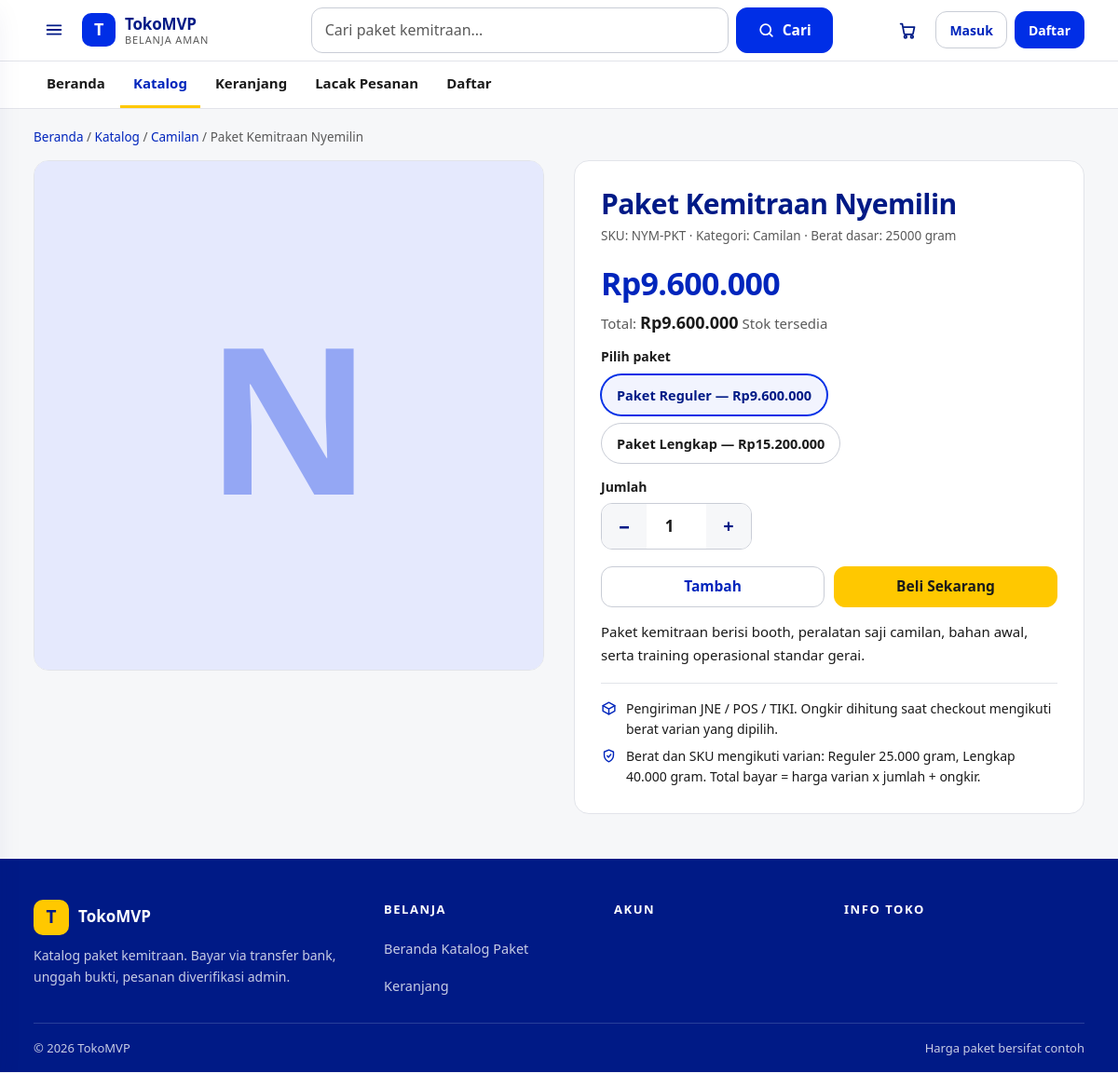
Page /products/paket-kemitraan-nyemilin on the committed database.
### tables this page shows
CREATE TABLE products (
  id INT UNSIGNED AUTO_INCREMENT PRIMARY KEY,
  category_id INT UNSIGNED NULL,
  name VARCHAR(200) NOT NULL,
  slug VARCHAR(220) NOT NULL,
  sku VARCHAR(80) NOT NULL,
  description TEXT NULL,
  price INT UNSIGNED NOT NULL DEFAULT 0 COMMENT 'IDR, harga dasar',
  compare_price INT UNSIGNED NULL,
  weight_gram INT UNSIGNED NOT NULL DEFAULT 0,
  status ENUM('draft','published','archived') NOT NULL DEFAULT 'draft',
  created_at DATETIME NOT NULL DEFAULT CURRENT_TIMESTAMP,
  updated_at DATETIME NOT NULL DEFAULT CURRENT_TIMESTAMP ON UPDATE CURRENT_TIMESTAMP,
  UNIQUE KEY uq_products_slug (slug),
  UNIQUE KEY uq_products_sku (sku),
  KEY idx_products_status (status),
  KEY idx_products_cat (category_id),
  FULLTEXT KEY ft_products (name, description),
  CONSTRAINT fk_prod_cat FOREIGN KEY (category_id) REFERENCES categories(id) ON DELETE SET NULL
);

CREATE TABLE categories (
  id INT UNSIGNED AUTO_INCREMENT PRIMARY KEY,
  name VARCHAR(120) NOT NULL,
  slug VARCHAR(150) NOT NULL,
  parent_id INT UNSIGNED NULL,
  created_at DATETIME NOT NULL DEFAULT CURRENT_TIMESTAMP,
  UNIQUE KEY uq_cat_slug (slug),
  CONSTRAINT fk_cat_parent FOREIGN KEY (parent_id) REFERENCES categories(id) ON DELETE SET NULL
);

CREATE TABLE product_variants (
  id INT UNSIGNED AUTO_INCREMENT PRIMARY KEY,
  product_id INT UNSIGNED NOT NULL,
  name VARCHAR(120) NOT NULL,
  sku VARCHAR(80) NOT NULL,
  price INT UNSIGNED NOT NULL DEFAULT 0,
  stock INT NOT NULL DEFAULT 0,
  weight_gram INT UNSIGNED NOT NULL DEFAULT 0,
  low_stock_threshold INT NOT NULL DEFAULT 5,
  status ENUM('active','inactive') NOT NULL DEFAULT 'active',
  UNIQUE KEY uq_variant_sku (sku),
  KEY idx_variant_product (product_id),
  CONSTRAINT fk_var_product FOREIGN KEY (product_id) REFERENCES products(id) ON DELETE CASCADE
);

### app/Controllers/StoreController.php (called while the page is built, shortened)
<?php
class StoreController
{
    private array $config;
    public function __construct()
    {
        $this->config = require Database::configPath();
    }
    private function base(string $title, string $desc = ''): array
    {
        return [
            'title' => $title,
            'meta_desc' => $desc ?: 'Belanja produk berkualitas dengan pengiriman ke seluruh Indonesia.',
            'canonical' => $this->config['app']['site_url'] . ($_SERVER['REQUEST_URI'] ?? '/'),
            'user' => Auth::user(),
            'config' => $this->config,
            'flash_success' => \App\Core\Helpers::flash('success'),
            'flash_error' => \App\Core\Helpers::flash('error'),
        ];
    }
    public function product(array $p): void
    {
        $product = Product::findBySlug($p['slug'] ?? '');
        View::layout('store/product', $this->base($product['name'], mb_substr(strip_tags($product['description']), 0, 160)) + [
            'product' => $product,
        ]);
    }
}

### public/index.php (called while the page is built, shortened)
<?php
$appRoot = dirname(__DIR__) . '/app';
$configFile = $appRoot . '/Config/config.php';
if (!file_exists($configFile)) {
    $configFile = $appRoot . '/Config/config.example.php';
}
$config = require $configFile;
$debug = !empty($config['app']['debug']);
$logDir = dirname(__DIR__) . '/storage/logs';
$errorLog = $logDir . '/php-errors.log';
spl_autoload_register(function (string $class) use ($appRoot): void {
    $rel = str_replace('\\', '/', substr($class, 4)) . '.php';
    $file = $appRoot . '/' . $rel;
});
$router = new App\Core\Router();
$router->get('/', [StoreController::class, 'home']);
$router->get('/products', [StoreController::class, 'catalog']);
$router->get('/search', [StoreController::class, 'search']);
$router->get('/categories/{slug}', [StoreController::class, 'category']);
$router->get('/products/{slug}', [StoreController::class, 'product']);
$router->get('/sitemap.xml', [StoreController::class, 'sitemap']);
$router->get('/robots.txt', [StoreController::class, 'robots']);
$router->get('/cart', [CartController::class, 'show']);
$router->post('/cart/add', [CartController::class, 'add']);
$router->post('/cart/update', [CartController::class, 'update']);
$router->post('/cart/clear', [CartController::class, 'clear']);
$router->get('/login', [AuthController::class, 'showLogin']);
$router->post('/login', [AuthController::class, 'login']);
$router->get('/login/2fa', [AuthController::class, 'showTwoFa']);
$router->post('/login/2fa', [AuthController::class, 'verifyTwoFa']);
$router->get('/register', [AuthController::class, 'showRegister']);
$router->post('/register', [AuthController::class, 'register']);
$router->post('/logout', [AuthController::class, 'logout']);
$router->get('/forgot-password', [AuthController::class, 'showForgot']);
$router->post('/forgot-password', [AuthController::class, 'forgot']);
$router->get('/reset-password', [AuthController::class, 'showReset']);
$router->post('/reset-password', [AuthController::class, 'reset']);
$router->get('/checkout', [CheckoutController::class, 'show']);
$router->post('/checkout/address', [CheckoutController::class, 'saveAddress']);
$router->post('/checkout/place', [CheckoutController::class, 'place']);
$router->get('/api/destinations', [CheckoutController::class, 'destSearch']);
$router->get('/api/shipping-cost', [CheckoutController::class, 'shipCost']);
$router->post('/api/promo-check', [CheckoutController::class, 'promoCheck']);
$router->get('/orders/{code}/payment', [CheckoutController::class, 'paymentPage']);
$router->post('/orders/{code}/payment/proof', [CheckoutController::class, 'uploadProof']);
$router->get('/proof/{id}', [CheckoutController::class, 'serveProof']);
$router->get('/account/orders', [AccountController::class, 'orders']);
$router->get('/account/orders/{code}', [AccountController::class, 'orderDetail']);
$router->post('/account/orders/{code}/reorder', [AccountController::class, 'reorder']);
$router->post('/account/orders/{code}/cancel', [AccountController::class, 'cancel']);
$router->get('/account/orders/{code}/track', [AccountController::class, 'track']);
$router->get('/account/addresses', [AccountController::class, 'addresses']);
$router->get('/account/profile', [AccountController::class, 'profile']);
$router->post('/account/profile', [AccountController::class, 'updateProfile']);
$router->get('/account/2fa', [AccountController::class, 'twoFa']);
$router->post('/account/2fa/enable', [AccountController::class, 'enableTwoFa']);
$router->post('/account/2fa/disable', [AccountController::class, 'disableTwoFa']);
$router->get('/admin', [AdminController::class, 'dashboard']);
$router->get('/admin/products', [AdminController::class, 'products']);
$router->get('/admin/products/new', [AdminController::class, 'productForm']);
$router->get('/admin/products/{id}/edit', [AdminController::class, 'productForm']);
$router->post('/admin/products/save', [AdminController::class, 'productSave']);
$router->post('/admin/stock/adjust', [AdminController::class, 'adjustStock']);
$router->get('/admin/orders', [AdminController::class, 'orders']);
$router->get('/admin/orders/{code}', [AdminController::class, 'orderDetail']);
$router->post('/admin/orders/{code}/transition', [AdminController::class, 'transition']);
$router->get('/admin/payments', [AdminController::class, 'payments']);
$router->post('/admin/orders/{code}/verify', [AdminController::class, 'verifyPayment']);
$router->get('/admin/banks', [AdminController::class, 'banks']);
$router->post('/admin/banks/save', [AdminController::class, 'bankSave']);
$router->get('/admin/audit-logs', [AdminController::class, 'auditLogs']);
$router->get('/dev/health', [DevController::class, 'health']);
$router->get('/dev/logs', [DevController::class, 'logs']);
$router->get('/dev/jobs', [DevController::class, 'jobs']);
$router->post('/dev/jobs/{id}/retry', [DevController::class, 'retryJob']);
$router->get('/dev/audit-logs', [DevController::class, 'auditLogs']);
try {
    $router->dispatch($_SERVER['REQUEST_METHOD'] ?? 'GET', $_SERVER['REQUEST_URI'] ?? '/');
} catch (Throwable $e) {
    @file_put_contents(
        $errorLog,
        date('Y-m-d H:i:s') . ' [DISPATCH] ' . $e->getMessage() . ' @ ' . $e->getFile() . ':' . $e->getLine() . "\n",
        FILE_APPEND | LOCK_EX
    );
    if (!headers_sent()) {
        http_response_code(500);
    }
    if ($debug) {
        echo '<h1>Error</h1><pre>' . htmlspecialchars($e->getMessage()) . '</pre>';
    } else {
        echo View::render('errors/500', ['title' => 'Terjadi kesalahan']);
    }
}

### app/Core/Database.php (called while the page is built, shortened)
<?php
class Database
{
    private static ?PDO $pdo = null;
    public static function pdo(array $config = []): PDO
    {
        if (self::$pdo !== null) {
            return self::$pdo;
        }
        $cfg = $config ?: require self::configPath();
        $db = $cfg['db'];
        $dsn = sprintf(
            'mysql:host=%s;port=%d;dbname=%s;charset=%s',
            $db['host'],
            (int)($db['port'] ?? 3306),
            $db['name'],
            $db['charset'] ?? 'utf8mb4'
        );
        $pdo = new PDO($dsn, $db['user'], $db['pass'], [
            PDO::ATTR_ERRMODE => PDO::ERRMODE_EXCEPTION,
            PDO::ATTR_DEFAULT_FETCH_MODE => PDO::FETCH_ASSOC,
            PDO::ATTR_EMULATE_PREPARES => false,
        ]);
        self::$pdo = $pdo;
        return $pdo;
    }
    public static function configPath(): string
    {
        $p = dirname(__DIR__) . '/Config/config.php';
        if (!file_exists($p)) {
            $p = dirname(__DIR__) . '/Config/config.example.php';
        }
        return $p;
    }
}

### app/Models/Product.php (called while the page is built, shortened)
<?php
class Product
{
    public static function findBySlug(string $slug): ?array
    {
        $st = Database::pdo()->prepare(
            "SELECT p.*, c.name AS category_name, c.slug AS category_slug
             FROM products p LEFT JOIN categories c ON c.id = p.category_id
             WHERE p.slug = ? LIMIT 1"
        );
        $st->execute([$slug]);
        $row = $st->fetch();
        $row['variants'] = self::variants((int)$row['id']);
        return $row;
    }
    public static function variants(int $productId): array
    {
        $st = Database::pdo()->prepare('SELECT * FROM product_variants WHERE product_id = ? AND status = "active" ORDER BY id');
        $st->execute([$productId]);
        return $st->fetchAll();
    }
}

### app/Core/Helpers.php (called while the page is built, shortened)
<?php
class Helpers
{
    public static function rupiah(int|float $n): string
    {
        return 'Rp' . number_format((float)$n, 0, ',', '.');
    }
}

### app/Views/store/product.php (the view, shortened to what this page needs)
<?php
$variants = $product['variants'] ?? [];
$hasStock = !empty($variants);
$brand = preg_replace('/^paket kemitraan\s+/i', '', trim($product['name']));
$initial = mb_strtoupper(mb_substr($brand !== '' ? $brand : trim($product['name']), 0, 1));
$totalStock = 0;
foreach ($variants as $v) { $totalStock += (int)$v['stock']; }
$stockTxt = !$hasStock || $totalStock <= 0 ? 'Stok habis' : ($totalStock <= 5 ? 'Sisa ' . $totalStock : 'Stok tersedia');
?>
<div class="wrap page">
  <nav class="crumbs" aria-label="Breadcrumb">
    <a href="/">Beranda</a> / <a href="/products">Katalog</a> /
    <?php if (!empty($product['category_slug'])): ?><a href="/products?category=<?= View::e($product['category_slug']) ?>"><?= View::e($product['category_name']) ?></a> /<?php endif; ?>
    <span><?= View::e($product['name']) ?></span>
  </nav>
  <div class="pd">
    <div class="pd__gal">
      <div class="pd__media" role="img" aria-label="Gambar <?= View::e($product['name']) ?>">
        <span class="p-ph" aria-hidden="true"><span class="p-ph__mark"><?= View::e($initial) ?></span></span>
      </div>
    </div>
    <div class="pd__body">
      <h1 class="pd__title"><?= View::e($product['name']) ?></h1>
      <p class="pd__meta">SKU: <?= View::e($product['sku']) ?> &middot; Kategori: <?= View::e($product['category_name'] ?? '-') ?> &middot; Berat dasar: <?= (int)($product['weight_gram'] ?? 0) ?> gram</p>
      <p class="pd__price" id="pd-price" aria-live="polite"><?= Helpers::rupiah($product['price']) ?></p>
      <p class="pd__total">Total: <strong id="pd-total"><?= Helpers::rupiah($product['price']) ?></strong> <span class="muted" id="pd-stock"><?= View::e($stockTxt) ?></span></p>
      <form method="post" action="/cart/add" id="pd-form">
        <div class="field">
          <span class="lbl" id="variant-label">Pilih paket</span>
          <?php if ($hasStock): ?>
          <div class="variants" role="radiogroup" aria-labelledby="variant-label">
            <?php foreach ($variants as $i => $v): ?>
              <label class="variant">
                <span><?= View::e($v['name']) ?> — <?= Helpers::rupiah($v['price']) ?></span>
              </label>
            <?php endforeach; ?>
          </div>
          <?php else: ?>
            <p class="field__err">Stok habis untuk semua varian.</p>
          <?php endif; ?>
        </div>
        <div class="field">
          <label class="lbl" for="qty">Jumlah</label>
          <div class="stepper">
            <button type="button" id="qty-minus" aria-label="Kurangi jumlah">−</button>
            <input type="number" name="qty" id="qty" value="1" min="1" max="99" inputmode="numeric" <?= $hasStock ? '' : 'disabled' ?>>
            <button type="button" id="qty-plus" aria-label="Tambah jumlah">+</button>
          </div>
        </div>
        <div class="buybar">
          <button type="submit" class="btn btn--ghost" <?= $hasStock ? '' : 'disabled' ?>>Tambah</button>
          <button type="button" class="btn btn--buy" id="buy-now" <?= $hasStock ? '' : 'disabled' ?>>Beli Sekarang</button>
        </div>
      </form>
      <div class="pd__desc"><?= nl2br(View::e($product['description'])) ?></div>
      <div class="pd__ship">
        <div class="pd__ship-row">
          <svg width="17" height="17" viewBox="0 0 24 24" fill="none" stroke="currentColor" stroke-width="2" stroke-linecap="round" stroke-linejoin="round" aria-hidden="true"><path d="M3 8l9-5 9 5v8l-9 5-9-5z"/><path d="M3 8l9 5 9-5M12 13v8"/></svg>
          <span>Pengiriman JNE / POS / TIKI. Ongkir dihitung saat checkout mengikuti berat varian yang dipilih.</span>
        </div>
        <div class="pd__ship-row">
          <svg width="17" height="17" viewBox="0 0 24 24" fill="none" stroke="currentColor" stroke-width="2" stroke-linecap="round" stroke-linejoin="round" aria-hidden="true"><path d="M12 3 5 6v5c0 5 3.4 8.4 7 10 3.6-1.6 7-5 7-10V6z"/><path d="m9.5 12 2 2 3.5-4"/></svg>
          <span>Berat dan SKU mengikuti varian: Reguler 25.000 gram, Lengkap 40.000 gram. Total bayar = harga varian x jumlah + ongkir.</span>
        </div>
      </div>
    </div>
  </div>
</div>

### app/Core/Router.php (shortened to what this page needs)
<?php
class Router
{
    private array $routes = [];
    private function add(string $method, string $path, callable|array $handler): void
    {
        $this->routes[] = [$method, $this->compile($path), $handler];
    }
    private function compile(string $path): string
    {
        $regex = preg_replace('#\{([a-zA-Z_][a-zA-Z0-9_]*)\}#', '(?P<$1>[^/]+)', $path);
        return '#^' . $regex . '$#';
    }
    public function dispatch(string $method, string $uri): void
    {
        $path = parse_url($uri, PHP_URL_PATH) ?? '/';
        foreach ($this->routes as [$m, $regex, $handler]) {
            if (preg_match($regex, $path, $matches)) {
                $params = array_filter($matches, 'is_string', ARRAY_FILTER_USE_KEY);
                if (is_array($handler)) {
                    [$class, $fn] = $handler;
                    (new $class())->$fn($params);
                } else {
                    $handler($params);
                }
                return;
            }
        }
    }
}

### rows in the picture
products: category.name "Camilan", name "Paket Kemitraan Nyemilin", name "N", sku "NYM-PKT", weight_gram "25000", description "Paket kemitraan berisi booth, peralatan saji camilan, bahan awal, serta training operasional standar gerai."
product_variants: name "Paket Reguler", price "Rp9.600.000"
product_variants: name "Paket Lengkap", price "Rp15.200.000"

### other values in the picture
View::e(mb_substr($siteName, 0, 1)) "T"
View::e($siteName) "TokoMVP"
